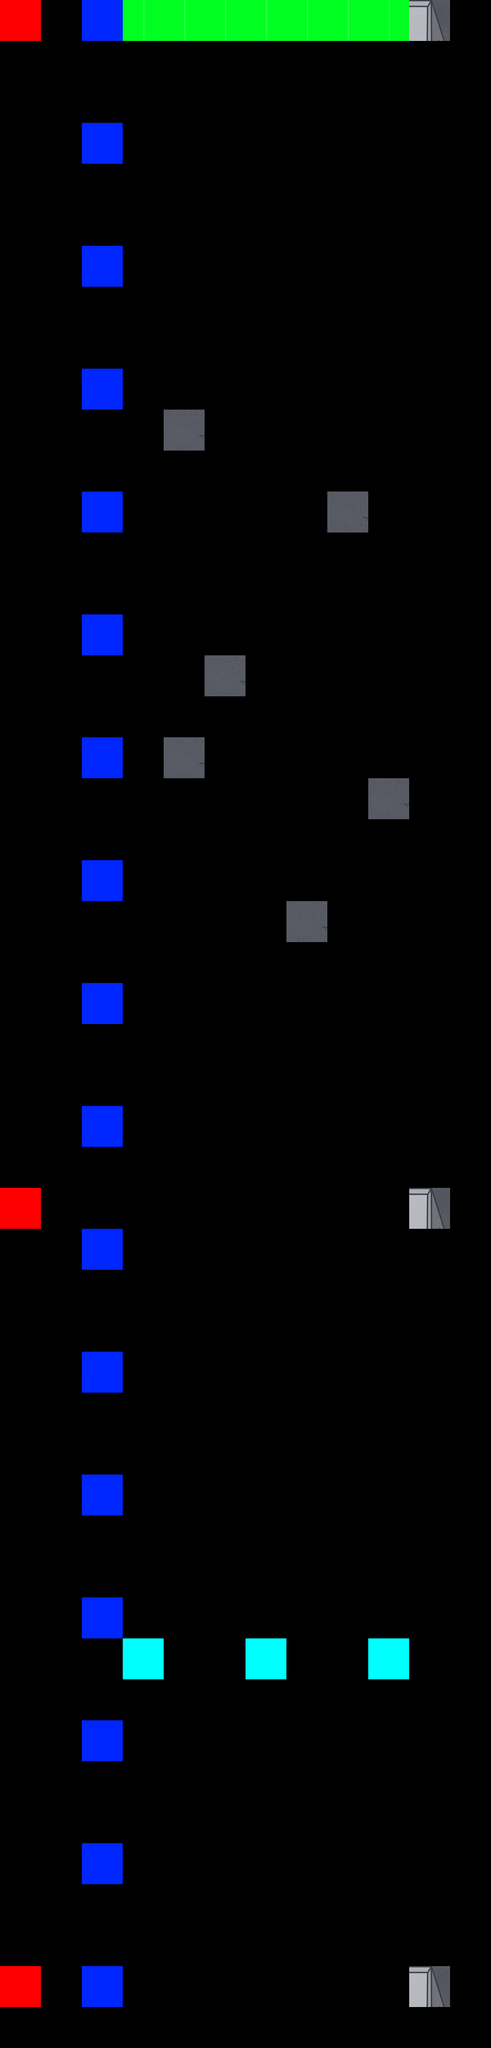

This game map was drawn from its Tiled (.tmx) file and the tilesets committed beside it. A one-line description and the full map source follow:
An orthogonal 12x50 tile map with 128x128 px tiles, 1 tile layer (Tile Layer 1), 2 tilesets and 21 objects (8x Follower, 6x AppearingSpikes, 3x BounceEnemy, 3x Fuel, Boss2).

<map version="1.2" tiledversion="1.3.1" orientation="orthogonal" renderorder="left-down" compressionlevel="0" width="12" height="50" tilewidth="128" tileheight="128" infinite="0" nextlayerid="3" nextobjectid="28">
 <tileset firstgid="1" name="BEEG MEP" tilewidth="128" tileheight="128" tilecount="4" columns="4">
  <image source="samplesheet BEEGpng.png" width="512" height="128" />
 </tileset>
 <tileset firstgid="5" name="BUILDINGS" tilewidth="128" tileheight="128" tilecount="435" columns="15">
  <image source="../BUILDINGS.png" width="1920" height="3712" />
 </tileset>
 <layer id="1" name="Tile Layer 1" width="12" height="50">
  <data encoding="csv">
1,0,2,3,3,3,3,3,3,3,367,0,
0,0,0,0,0,0,0,0,0,0,0,0,
0,0,0,0,0,0,0,0,0,0,0,0,
0,0,2,0,0,0,0,0,0,0,0,0,
0,0,0,0,0,0,0,0,0,0,0,0,
0,0,0,0,0,0,0,0,0,0,0,0,
0,0,2,0,0,0,0,0,0,0,0,0,
0,0,0,0,0,0,0,0,0,0,0,0,
0,0,0,0,0,0,0,0,0,0,0,0,
0,0,2,0,0,0,0,0,0,0,0,0,
0,0,0,0,433,0,0,0,0,0,0,0,
0,0,0,0,0,0,0,0,0,0,0,0,
0,0,2,0,0,0,0,0,433,0,0,0,
0,0,0,0,0,0,0,0,0,0,0,0,
0,0,0,0,0,0,0,0,0,0,0,0,
0,0,2,0,0,0,0,0,0,0,0,0,
0,0,0,0,0,433,0,0,0,0,0,0,
0,0,0,0,0,0,0,0,0,0,0,0,
0,0,2,0,433,0,0,0,0,0,0,0,
0,0,0,0,0,0,0,0,0,433,0,0,
0,0,0,0,0,0,0,0,0,0,0,0,
0,0,2,0,0,0,0,0,0,0,0,0,
0,0,0,0,0,0,0,433,0,0,0,0,
0,0,0,0,0,0,0,0,0,0,0,0,
0,0,2,0,0,0,0,0,0,0,0,0,
0,0,0,0,0,0,0,0,0,0,0,0,
0,0,0,0,0,0,0,0,0,0,0,0,
0,0,2,0,0,0,0,0,0,0,0,0,
0,0,0,0,0,0,0,0,0,0,0,0,
1,0,0,0,0,0,0,0,0,0,367,0,
0,0,2,0,0,0,0,0,0,0,0,0,
0,0,0,0,0,0,0,0,0,0,0,0,
0,0,0,0,0,0,0,0,0,0,0,0,
0,0,2,0,0,0,0,0,0,0,0,0,
0,0,0,0,0,0,0,0,0,0,0,0,
0,0,0,0,0,0,0,0,0,0,0,0,
0,0,2,0,0,0,0,0,0,0,0,0,
0,0,0,0,0,0,0,0,0,0,0,0,
0,0,0,0,0,0,0,0,0,0,0,0,
0,0,2,0,0,0,0,0,0,0,0,0,
0,0,0,4,0,0,4,0,0,4,0,0,
0,0,0,0,0,0,0,0,0,0,0,0,
0,0,2,0,0,0,0,0,0,0,0,0,
0,0,0,0,0,0,0,0,0,0,0,0,
0,0,0,0,0,0,0,0,0,0,0,0,
0,0,2,0,0,0,0,0,0,0,0,0,
0,0,0,0,0,0,0,0,0,0,0,0,
0,0,0,0,0,0,0,0,0,0,0,0,
1,0,2,0,0,0,0,0,0,0,367,0,
0,0,0,0,0,0,0,0,0,0,0,0
</data>
 </layer>
 <objectgroup id="2" name="Object Layer 1">
  <object id="3" name="Boss2" x="704" y="380" width="128" height="128">
   <properties>
    <property name="health" type="int" value="50" />
    <property name="scale" type="float" value="4" />
   </properties>
  </object>
  <object id="4" name="BounceEnemy" x="509.777" y="4187.89" width="128" height="128">
   <properties>
    <property name="moveX" type="float" value="5" />
    <property name="moveY" type="float" value="3" />
    <property name="scale" type="float" value="1" />
   </properties>
  </object>
  <object id="5" name="BounceEnemy" x="1147.27" y="4176" width="128" height="128">
   <properties>
    <property name="moveX" type="float" value="5" />
    <property name="moveY" type="float" value="3" />
    <property name="scale" type="float" value="1" />
   </properties>
  </object>
  <object id="6" name="BounceEnemy" x="815.879" y="3929.94" width="128" height="128">
   <properties>
    <property name="moveX" type="float" value="5" />
    <property name="moveY" type="float" value="3" />
    <property name="scale" type="float" value="1" />
   </properties>
  </object>
  <object id="7" name="AppearingSpikes" x="896" y="2816" width="128" height="128">
   <properties>
    <property name="appearDelay" type="int" value="800" />
    <property name="moveX" type="float" value="0" />
    <property name="moveY" type="float" value="0" />
    <property name="scale" type="float" value="1" />
   </properties>
  </object>
  <object id="8" name="AppearingSpikes" x="1153.12" y="2429.94" width="128" height="128">
   <properties>
    <property name="appearDelay" type="int" value="800" />
    <property name="moveX" type="float" value="0" />
    <property name="moveY" type="float" value="0" />
    <property name="scale" type="float" value="1" />
   </properties>
  </object>
  <object id="9" name="AppearingSpikes" x="511.758" y="2302.67" width="128" height="128">
   <properties>
    <property name="appearDelay" type="int" value="800" />
    <property name="moveX" type="float" value="0" />
    <property name="moveY" type="float" value="0" />
    <property name="scale" type="float" value="1" />
   </properties>
  </object>
  <object id="10" name="AppearingSpikes" x="1026.91" y="1536" width="128" height="128">
   <properties>
    <property name="appearDelay" type="int" value="800" />
    <property name="moveX" type="float" value="0" />
    <property name="moveY" type="float" value="0" />
    <property name="scale" type="float" value="1" />
   </properties>
  </object>
  <object id="11" name="AppearingSpikes" x="640.091" y="2047.09" width="128" height="128">
   <properties>
    <property name="appearDelay" type="int" value="800" />
    <property name="moveX" type="float" value="0" />
    <property name="moveY" type="float" value="0" />
    <property name="scale" type="float" value="1" />
   </properties>
  </object>
  <object id="12" name="AppearingSpikes" x="512.758" y="1278.39" width="128" height="128">
   <properties>
    <property name="appearDelay" type="int" value="800" />
    <property name="moveX" type="float" value="0" />
    <property name="moveY" type="float" value="0" />
    <property name="scale" type="float" value="1" />
   </properties>
  </object>
  <object id="13" name="Follower" x="560" y="1596" width="160" height="152">
   <properties>
    <property name="moveX" type="float" value="3" />
    <property name="moveY" type="float" value="3" />
    <property name="scale" type="float" value="1" />
   </properties>
  </object>
  <object id="14" name="Follower" x="980" y="1752" width="160" height="152">
   <properties>
    <property name="moveX" type="float" value="3" />
    <property name="moveY" type="float" value="3" />
    <property name="scale" type="float" value="1" />
   </properties>
  </object>
  <object id="18" name="Follower" x="412" y="900" width="160" height="152">
   <properties>
    <property name="moveX" type="float" value="3" />
    <property name="moveY" type="float" value="3" />
    <property name="scale" type="float" value="1" />
   </properties>
  </object>
  <object id="19" name="Follower" x="1040" y="652" width="160" height="152">
   <properties>
    <property name="moveX" type="float" value="3" />
    <property name="moveY" type="float" value="3" />
    <property name="scale" type="float" value="1" />
   </properties>
  </object>
  <object id="20" name="Follower" x="892" y="976" width="160" height="152">
   <properties>
    <property name="moveX" type="float" value="3" />
    <property name="moveY" type="float" value="3" />
    <property name="scale" type="float" value="1" />
   </properties>
  </object>
  <object id="21" name="Follower" x="1140" y="1220" width="160" height="152">
   <properties>
    <property name="moveX" type="float" value="3" />
    <property name="moveY" type="float" value="3" />
    <property name="scale" type="float" value="1" />
   </properties>
  </object>
  <object id="23" name="Fuel" x="392" y="4736" width="128" height="128" />
  <object id="24" name="Fuel" x="700" y="4740" width="128" height="128" />
  <object id="25" name="Fuel" x="1020" y="4740" width="128" height="128" />
  <object id="26" name="Follower" x="436" y="2088" width="160" height="152">
   <properties>
    <property name="moveX" type="float" value="3" />
    <property name="moveY" type="float" value="3" />
    <property name="scale" type="float" value="1" />
   </properties>
  </object>
  <object id="27" name="Follower" x="744" y="2456" width="160" height="152">
   <properties>
    <property name="moveX" type="float" value="3" />
    <property name="moveY" type="float" value="3" />
    <property name="scale" type="float" value="1" />
   </properties>
  </object>
 </objectgroup>
</map>
